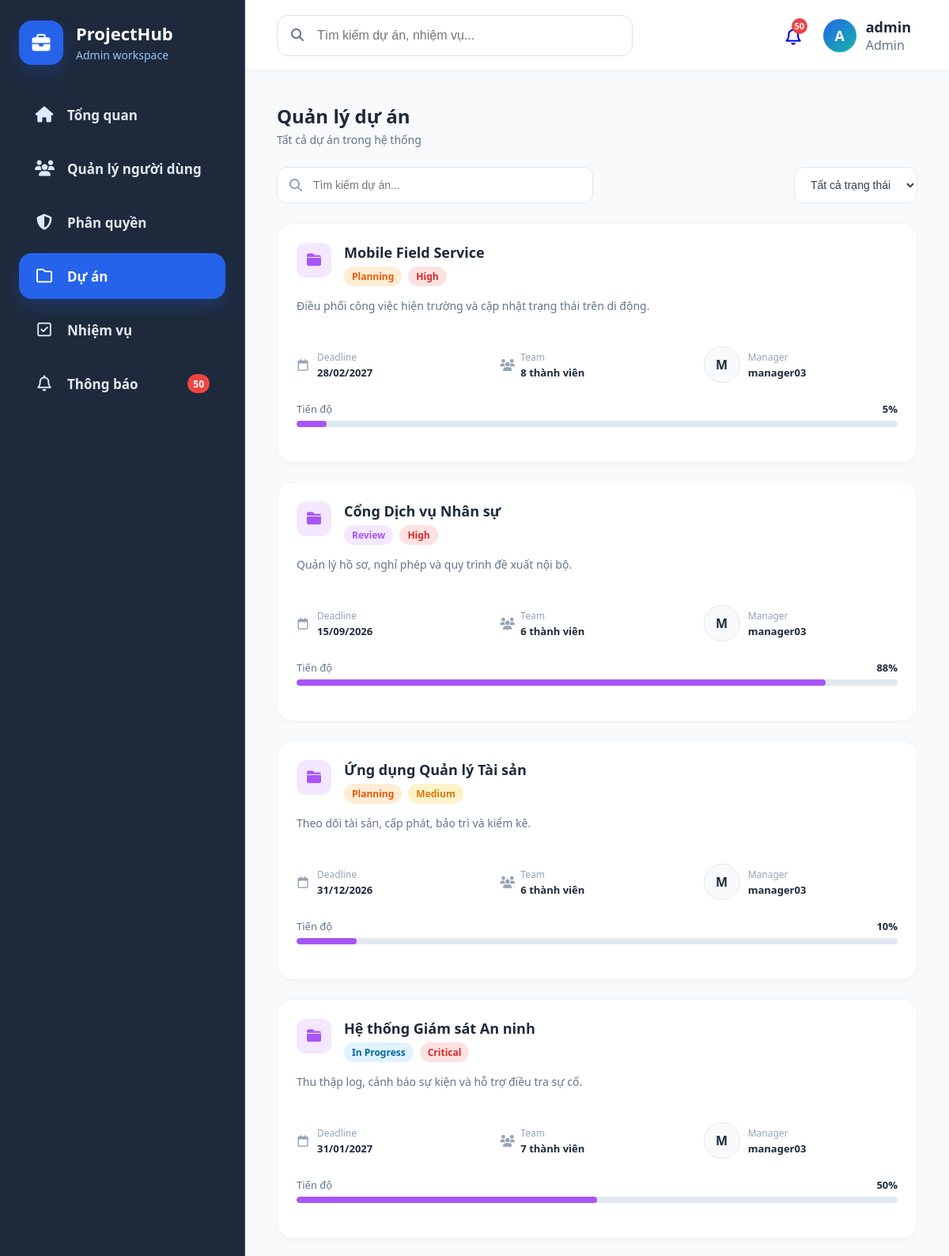
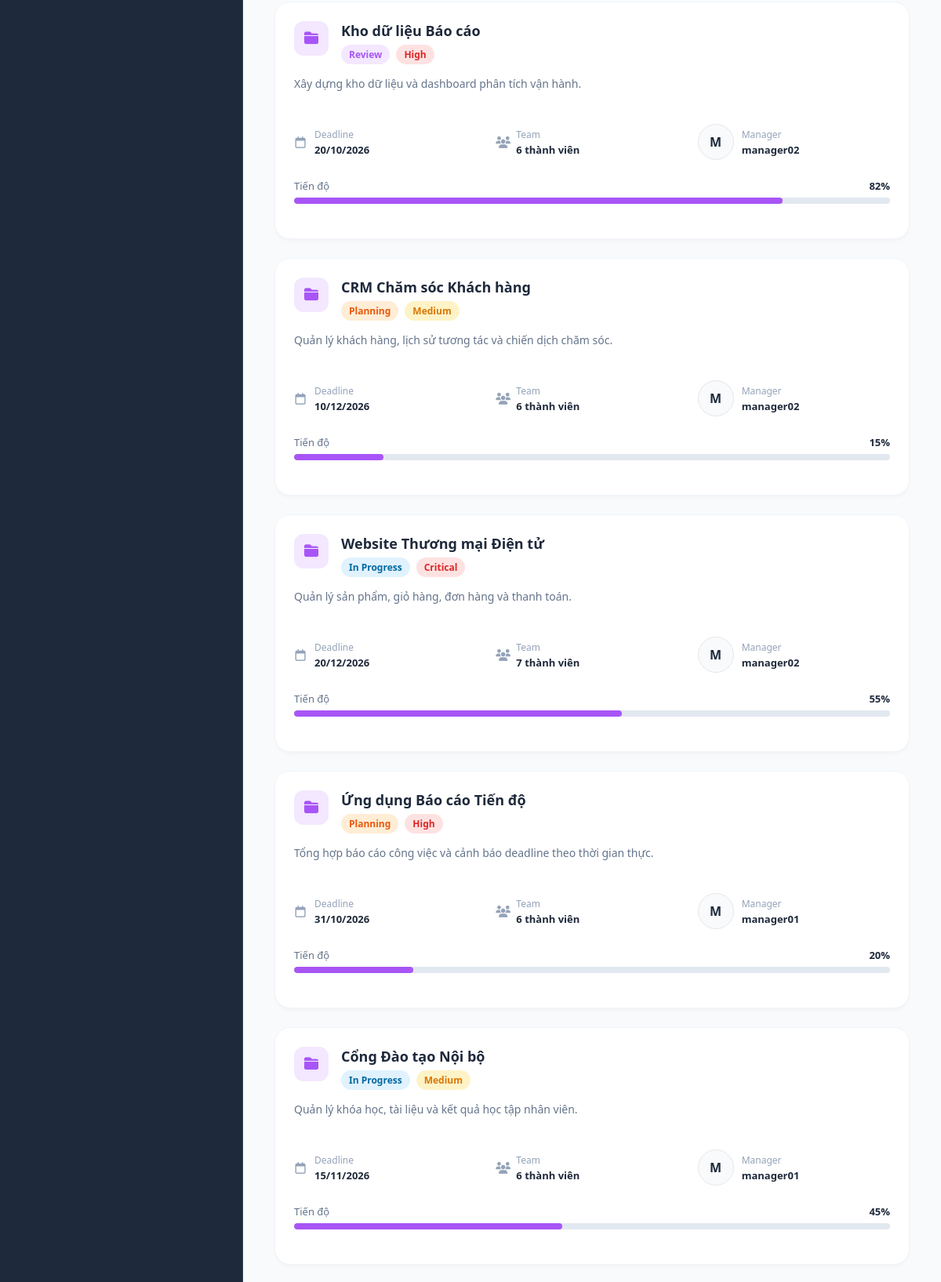
/index.php?page=projects (signed in, upper part), run on the app's committed database (2 pictures, top to bottom).
### tables this page shows
CREATE TABLE `projects` (
  `project_id` int(11) NOT NULL,
  `project_code` varchar(30) NOT NULL,
  `name` varchar(255) NOT NULL,
  `description` text DEFAULT NULL,
  `start_date` date DEFAULT NULL,
  `end_date` date DEFAULT NULL,
  `created_by` int(11) NOT NULL,
  `created_at` timestamp NOT NULL DEFAULT current_timestamp(),
  `updated_at` timestamp NOT NULL DEFAULT current_timestamp() ON UPDATE current_timestamp(),
  `is_deleted` tinyint(1) NOT NULL DEFAULT 0,
  `status` varchar(50) DEFAULT 'Planning',
  `priority` varchar(50) DEFAULT 'Medium',
  `progress` int(11) NOT NULL DEFAULT 0,
  `manager_id` int(11) DEFAULT NULL
);

### models/project.php (called while the page is built, shortened)
<?php
require_once __DIR__ . '/../config/database.php';
class Project
{
    private $conn;
    public function __construct()
    {
        $db = new Database();
        $this->conn = $db->connect();
    }
    public function getAll()
    {
        $sql = "
            SELECT
                p.*,
                p.name AS project_name,
                COALESCE(u.username, 'Chưa phân công') AS manager_name,
                COUNT(pm.user_id) AS team_count
            FROM projects p
            LEFT JOIN users u
                ON p.manager_id = u.user_id
            LEFT JOIN project_members pm
                ON p.project_id = pm.project_id
            WHERE p.is_deleted = 0
            GROUP BY p.project_id
            ORDER BY p.project_id DESC
        ";
        $stmt = $this->conn->prepare($sql);
        $stmt->execute();
        return $stmt->fetchAll(PDO::FETCH_ASSOC);
    }
}

### config/database.php (called while the page is built, shortened)
<?php
class Database
{
    private $host = "localhost";
    private $dbname = "project_management";
    private $username = "root";
    private $password = "";
    public function connect()
    {
        $this->conn = null;
        try {
            $this->conn = new PDO(
                "mysql:host={$this->host};dbname={$this->dbname};charset=utf8",
                $this->username,
                $this->password
            );
            $this->conn->setAttribute(
                PDO::ATTR_ERRMODE,
                PDO::ERRMODE_EXCEPTION
            );
            $this->conn->setAttribute(
                PDO::ATTR_EMULATE_PREPARES,
                true
            );
        } catch(PDOException $e) {
            die("Database Error: " . $e->getMessage());
        }
        return $this->conn;
    }
}

### controllers/projectController.php (called while the page is built, shortened)
<?php
require_once __DIR__ . '/../models/project.php';
class ProjectController
{
    private $project;
    public function __construct()
    {
        $this->project = new Project();
    }
    public function index()
    {
        $roleId = $_SESSION['role_id'] ?? 0;
        if ($roleId == 1) {
            return $this->project->getAll();
        }
        return [];
    }
}

### views/projects/index.php (the view, shortened to what this page needs)
<?php
require_once 'controllers/projectController.php';
$projectController = new ProjectController();
$projects = $projectController->index();
$roleId = $_SESSION['role_id'] ?? 0;
?>
<div class="page-container">
    <div class="projects-header">
        <div>
            <h1>Quản lý dự án</h1>
            <?php if ($roleId == 1): ?>
                <p>Tất cả dự án trong hệ thống</p>
            <?php elseif ($roleId == 2): ?>
                <p>Danh sách dự án bạn đang quản lý</p>
            <?php else: ?>
                <p>Danh sách dự án bạn đang tham gia</p>
            <?php endif; ?>
        </div>
    </div>
    <div class="project-toolbar">
        <div class="project-search">
            <i class="fa-solid fa-magnifying-glass"></i>
            <input
                id="projectSearch"
                type="text"
                placeholder="Tìm kiếm dự án...">
        </div>
        <select id="projectFilter">
            <option value="all">Tất cả trạng thái</option>
        </select>
    </div>
    <div class="project-grid">
        <?php if (empty($projects)): ?>
            <div class="card" style="padding:24px;">
                <p>Không có dự án nào.</p>
            </div>
        <?php else: ?>
            <?php foreach ($projects as $project): ?>
                <a
                    href="index.php?page=project-detail&id=<?= $project['project_id'] ?>"
                    class="project-card"
                    id="project-<?= $project['project_id'] ?>"
                    data-status="<?= htmlspecialchars($project['status'] ?? '') ?>">
                    <div class="project-card-header">
                        <div class="project-icon-box">
                            <i class="fa-solid fa-folder-closed"></i>
                        </div>
                        <div class="project-title-area">
                            <h3>
                                <?= htmlspecialchars($project['project_name']) ?>
                            </h3>
                            <div class="project-badges">
                                <span class="status-badge-project <?= strtolower(str_replace(' ', '-', $project['status'] ?? 'planning')) ?>">
                                    <?= htmlspecialchars($project['status'] ?? 'Planning') ?>
                                </span>
                                <span class="priority-badge <?= strtolower($project['priority'] ?? 'medium') ?>">
                                    <?= htmlspecialchars($project['priority'] ?? 'Medium') ?>
                                </span>
                            </div>
                        </div>
                    </div>
                    <p class="project-desc">
                        <?= htmlspecialchars($project['description'] ?? 'Chưa có mô tả') ?>
                    </p>
                    <div class="project-meta-grid">
                        <div class="meta-item">
                            <i class="fa-regular fa-calendar"></i>
                            <div class="meta-text">
                                <span class="meta-label">Deadline</span>
                                <span class="meta-value">
                                    <?= !empty($project['end_date'])
                                        ? date('d/m/Y', strtotime($project['end_date']))
                                        : 'Chưa có' ?>
                                </span>
                            </div>
                        </div>
                        <div class="meta-item">
                            <i class="fa-solid fa-users"></i>
                            <div class="meta-text">
                                <span class="meta-label">Team</span>
                                <span class="meta-value">
                                    <?= (int)$project['team_count'] ?> thành viên
                                </span>
                            </div>
                        </div>
                        <div class="meta-item">
                            <div class="avatar">
                                <?= strtoupper(substr($project['manager_name'], 0, 1)) ?>
                            </div>
                            <div class="meta-text">
                                <span class="meta-label">Manager</span>
                                <span class="meta-value">
                                    <?= htmlspecialchars($project['manager_name']) ?>
                                </span>
                            </div>
                        </div>
                    </div>
                    <div class="progress-section">
                        <div class="progress-header">
                            <span>Tiến độ</span>
                            <span><?= (int)($project['progress'] ?? 0) ?>%</span>
                        </div>
                        <div class="progress-bar">
                            <div
                                class="progress-fill"
                                style="width: <?= (int)($project['progress'] ?? 0) ?>%">
                            </div>
                        </div>
                    </div>
                </a>
            <?php endforeach; ?>
        <?php endif; ?>
    </div>
</div>

### assets/css/main.css (style rules this page uses)
* { margin:0; padding:0; box-sizing:border-box; }
html, body { font-family: "Segoe UI", sans-serif; background:#f5f7fb; }
.page-container { padding: 40px; margin-top: 90px; min-height: calc(100vh - 90px); display: flex; flex-direction: column; justify-content: flex-start; }
:root { --bg-app: #f8fafc; --bg-card: #ffffff; --text-main: #1e293b; --text-sub: #64748b; --border-color: #e5e7eb; --bg-input: #ffffff; }
body, .page-container, .stat-card, .chart-card, .table-card, .notification-card, .role-card, .task-card, .user-card, .permission-card, h1, h2, h3, h4, p, span, div, table, th, td, input, select, textarea, .notification-content h3, .notification-content p { transition: background-color 0.3s ease, color 0.3s ease, border-color 0.3s ease, box-shadow 0.3s ease; }
body { background-color: var(--bg-app); color: var(--text-main); }
a, a:hover, a:focus { text-decoration: none !important; }

### assets/css/users.css (style rules this page uses)
.avatar { width: 50px; height: 50px; border-radius: 50%; background-color: #f1f5f9; color: #334155; font-weight: 700; font-size: 18px; display: flex; align-items: center; justify-content: center; border: 1px solid #e2e8f0; flex-shrink: 0; }

### assets/css/projects.css (style rules this page uses)
.projects-header { display: flex; justify-content: space-between; align-items: center; margin-bottom: 25px; }
.projects-header h1 { font-size: 24px; font-weight: 700; color: var(--text-main); margin-bottom: 4px; }
.projects-header p { color: #64748b; font-size: 14px; }
.project-toolbar { display: flex; justify-content: space-between; gap: 20px; margin-bottom: 25px; }
.project-search { position: relative; width: 400px; }
.project-search input { width: 100%; height: 46px; border: 1px solid #e2e8f0; border-radius: 12px; padding-left: 45px; font-size: 14px; background: white; }
.project-search i { position: absolute; left: 16px; top: 15px; color: #94a3b8; }
.project-toolbar select { border: 1px solid #e2e8f0; border-radius: 12px; padding: 0 16px; font-size: 14px; background: white; cursor: pointer; color: #334155; }
.project-grid { display: grid; grid-template-columns: repeat(auto-fill, minmax(480px, 1fr)); gap: 24px; }
.project-card { background: white; border-radius: 20px; padding: 24px; box-shadow: 0 4px 6px -1px rgba(0, 0, 0, 0.02), 0 2px 4px -1px rgba(0, 0, 0, 0.02); border: 1px solid #f1f5f9; }
.project-card-header { display: flex; gap: 16px; align-items: flex-start; margin-bottom: 14px; }
.project-icon-box { width: 44px; height: 44px; background-color: #f3e8ff; color: #a855f7; border-radius: 12px; display: flex; align-items: center; justify-content: center; font-size: 18px; flex-shrink: 0; }
.project-title-area h3 { font-size: 18px; font-weight: 700; color: var(--text-main); margin-bottom: 6px; }
.project-badges { display: flex; gap: 8px; }
.status-badge-project, .priority-badge { padding: 4px 10px; border-radius: 999px; font-size: 12px; font-weight: 600; }
.status-badge-project.planning { background: #ffedd5; color: #ea580c; }
.status-badge-project.in-progress { background: #e0f2fe; color: #0369a1; }
.status-badge-project.review { background: #f3e8ff; color: #a855f7; }
.priority-badge.critical { background: #fee2e2; color: #dc2626; }
.priority-badge.high { background: #fee2e2; color: #dc2626; }
.priority-badge.medium { background: #fef3c7; color: #d97706; }
.project-desc { color: #64748b; font-size: 14px; line-height: 1.5; margin-bottom: 20px; min-height: 42px; }
.project-meta-grid { display: grid; grid-template-columns: repeat(3, 1fr); gap: 12px; margin-bottom: 24px; }
.meta-item { display: flex; align-items: center; gap: 10px; }
.meta-item i { font-size: 15px; color: #94a3b8; width: 16px; text-align: center; }
.meta-text { display: flex; flex-direction: column; }
.meta-label { font-size: 12px; color: #94a3b8; margin-bottom: 2px; }
.meta-value { font-size: 13px; font-weight: 600; color: var(--text-main); }
.progress-section { margin-bottom: 20px; }
.progress-header { display: flex; justify-content: space-between; font-size: 13px; color: #64748b; margin-bottom: 6px; }
.progress-header span:last-child { font-weight: 700; color: #1e293b; }
.progress-bar { width: 100%; height: 8px; background: #e2e8f0; border-radius: 999px; overflow: hidden; }
.progress-fill { height: 100%; background: #a855f7; border-radius: 999px; }
.project-card { text-decoration:none; color:inherit; }
.project-card:link, .project-card:visited, .project-card:hover, .project-card:active { text-decoration:none; color:inherit; }

### data on the page
projects: name "Mobile Field Service", status "Planning", priority "High", description "Điều phối công việc hiện trường và cập nhật trạng thái trên di động.", end_date "28/02/2027", team_count "8", manager_name "M", manager_name "manager03", progress "5"
projects: name "Cổng Dịch vụ Nhân sự", status "Review", priority "High", description "Quản lý hồ sơ, nghỉ phép và quy trình đề xuất nội bộ.", end_date "15/09/2026", team_count "6", manager_name "M", manager_name "manager03", progress "88"
projects: name "Ứng dụng Quản lý Tài sản", status "Planning", priority "Medium", description "Theo dõi tài sản, cấp phát, bảo trì và kiểm kê.", end_date "31/12/2026", team_count "6", manager_name "M", manager_name "manager03", progress "10"
projects: name "Hệ thống Giám sát An ninh", status "In Progress", priority "Critical", description "Thu thập log, cảnh báo sự kiện và hỗ trợ điều tra sự cố.", end_date "31/01/2027", team_count "7", manager_name "M", manager_name "manager03", progress "50"
projects: name "Kho dữ liệu Báo cáo", status "Review", priority "High", description "Xây dựng kho dữ liệu và dashboard phân tích vận hành.", end_date "20/10/2026", team_count "6", manager_name "M", manager_name "manager02", progress "82"
projects: name "CRM Chăm sóc Khách hàng", status "Planning", priority "Medium", description "Quản lý khách hàng, lịch sử tương tác và chiến dịch chăm sóc.", end_date "10/12/2026", team_count "6", manager_name "M", manager_name "manager02", progress "15"
projects: name "Website Thương mại Điện tử", status "In Progress", priority "Critical", description "Quản lý sản phẩm, giỏ hàng, đơn hàng và thanh toán.", end_date "20/12/2026", team_count "7", manager_name "M", manager_name "manager02", progress "55"
projects: name "Ứng dụng Báo cáo Tiến độ", status "Planning", priority "High", description "Tổng hợp báo cáo công việc và cảnh báo deadline theo thời gian thực.", end_date "31/10/2026", team_count "6", manager_name "M", manager_name "manager01", progress "20"
projects: name "Cổng Đào tạo Nội bộ", status "In Progress", priority "Medium", description "Quản lý khóa học, tài liệu và kết quả học tập nhân viên.", end_date "15/11/2026", team_count "6", manager_name "M", manager_name "manager01", progress "45"

### other printed values
$adminNotificationCount "50"
$topbarNotificationCount "50"
$avatarInitial "A"
$username "admin"
$roleName "Admin"
